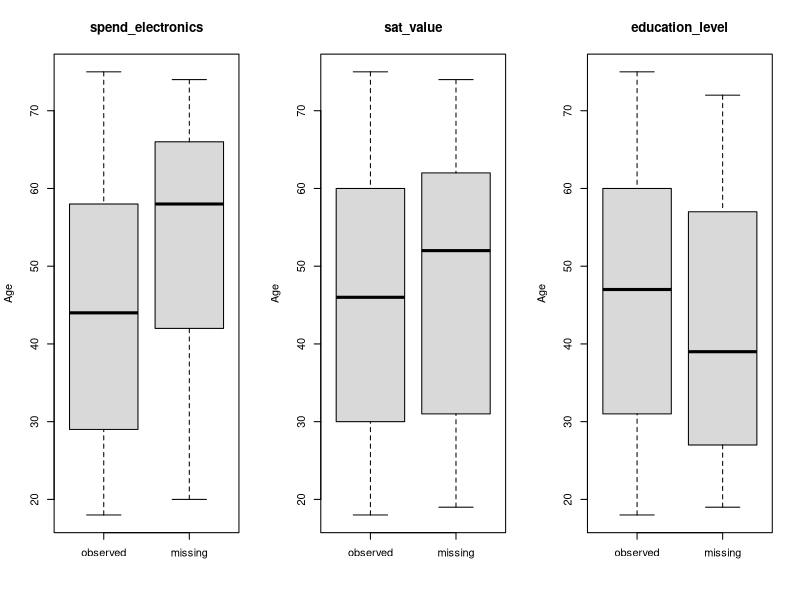
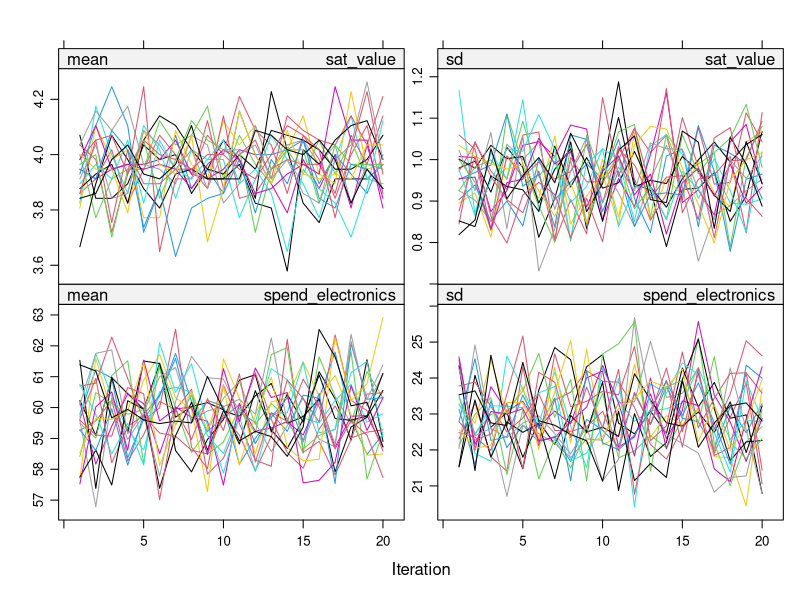
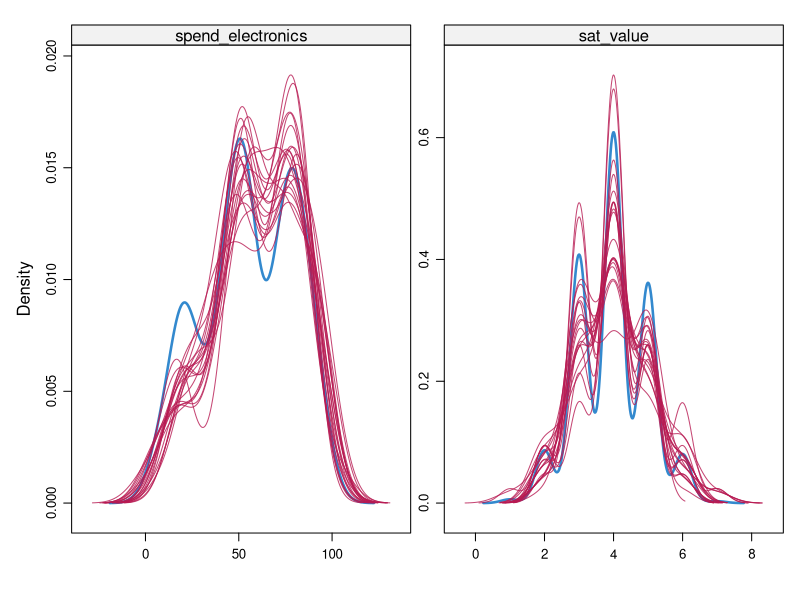
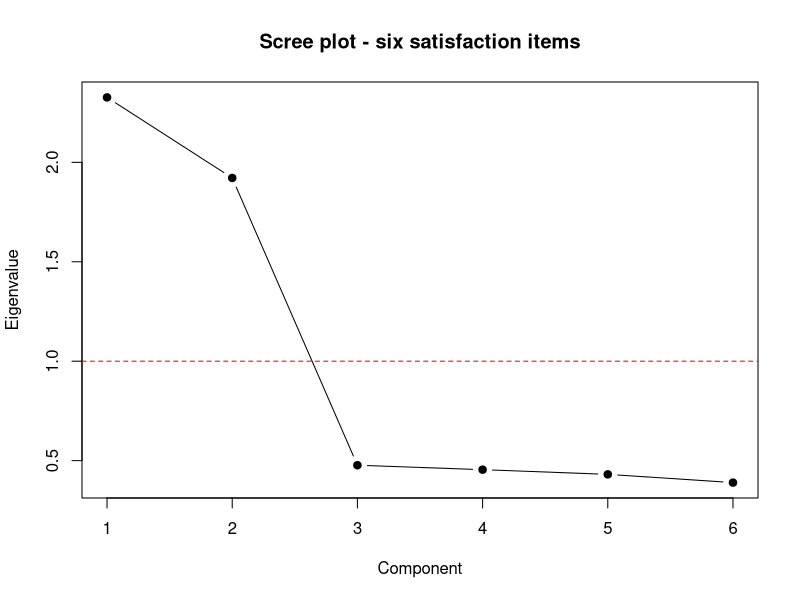
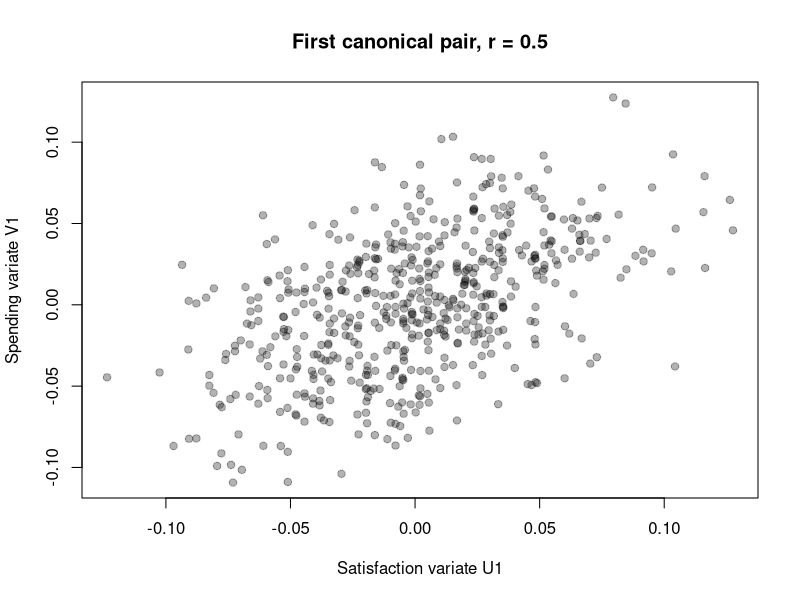
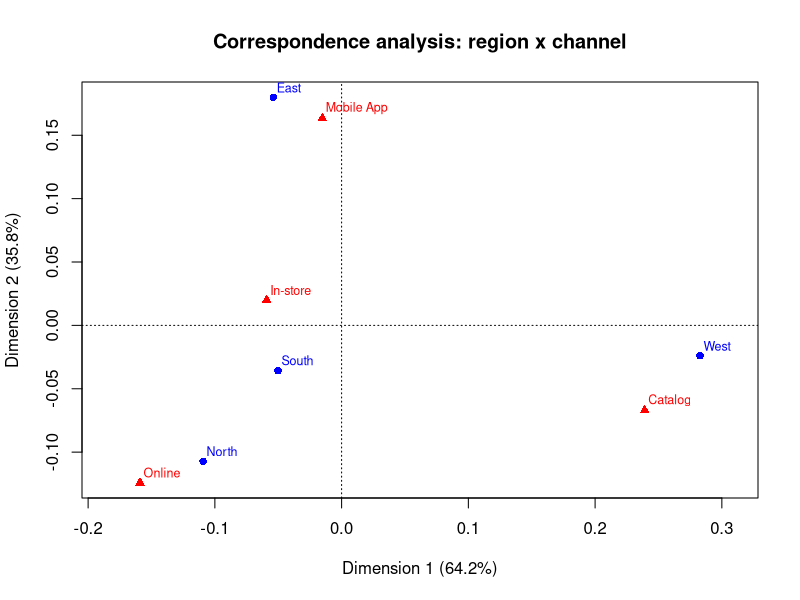
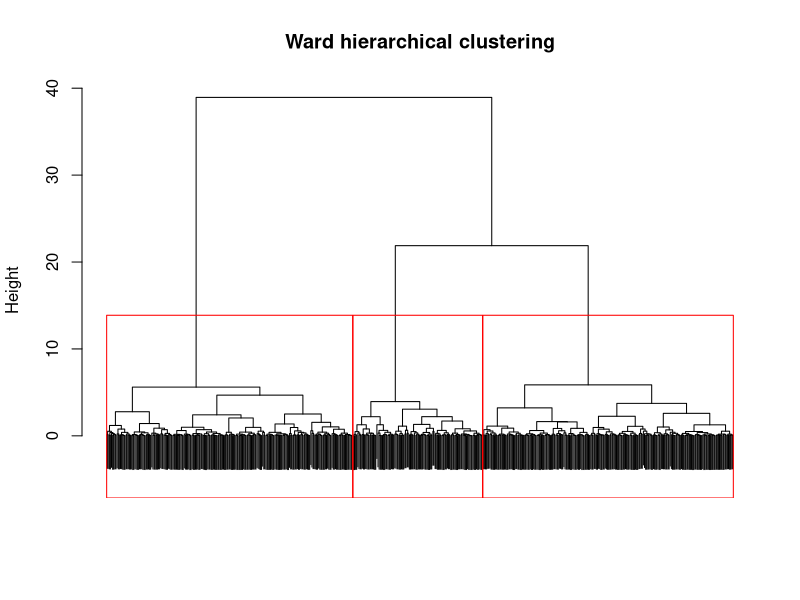
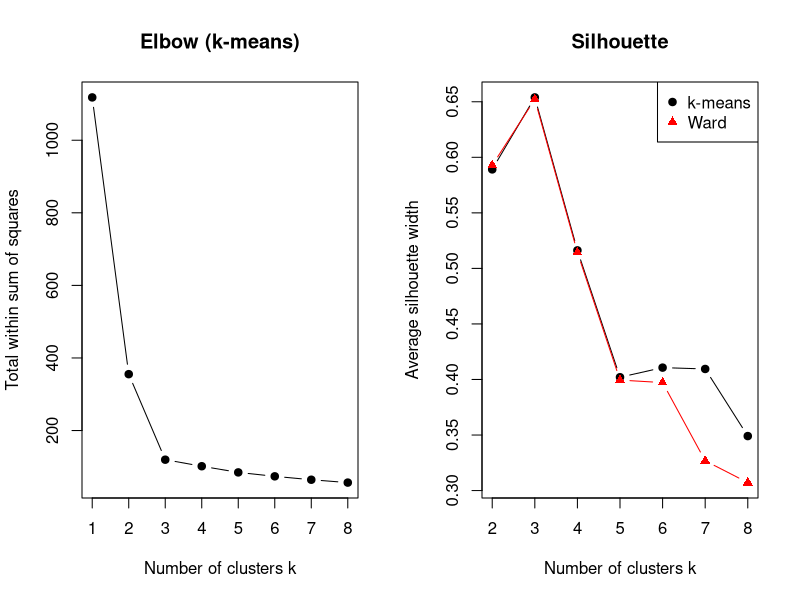

Write R code to recreate these figures, in order.
###############################################################################
##  Customer Analytics at ShopCo -- individual project
##  Modern Computational Methods, Fall 2026
##  Antoine Foucart -- data file: project_data_Y0PV0T.csv
##
##  Run it section by section in RStudio: the plots appear in the Plots pane.
##  All numbers and figures of the report come from this script.
##  The comments give the values obtained with this data file.
##
##  Packages: mice (imputation), survival (Kaplan-Meier, Cox),
##            cluster (silhouette), ca (correspondence analysis),
##            pROC (ROC curve). splines comes with R.
##
##  Sections
##    0. Setup
##    1. Task 1 - Missing values and multiple imputation
##    2. Task 2 - PCA, factor analysis, canonical correlation
##    3. Task 3 - Region x channel (CA) and clustering
##    4. Task 4 - What drives annual spend?
##    5. Task 5 - Who upgrades to premium? (logit / probit)
##    6. Task 6 - Retention program (survival analysis)
###############################################################################


## ---- 0. Setup ---------------------------------------------------------------

library(mice)
library(survival)
library(cluster)
library(ca)
library(pROC)
library(splines)

data <- read.csv("data/project_data_Y0PV0T.csv", stringsAsFactors = TRUE)

# education is an ordered variable: high school < bachelor < graduate
data$education_level <- factor(data$education_level, ordered = TRUE,
                               levels = c("high_school", "bachelor", "graduate"))

str(data)
nrow(data)            # 560 customers

# the six satisfaction items (1-7 scale)
sat_items <- c("sat_price", "sat_value", "sat_promotions",
               "sat_staff", "sat_store", "sat_checkout")


###############################################################################
## ---- 1. TASK 1 - Missing values ------------------------------------------
###############################################################################

## ---- 1a. How much is missing? ----

n_miss   <- colSums(is.na(data))
pct_miss <- round(100 * n_miss / nrow(data), 1)
miss_table <- data.frame(n_missing = n_miss, pct_missing = pct_miss)
miss_table[miss_table$n_missing > 0, ]
# education_level 66 (11.8 %), sat_value 57 (10.2 %), spend_electronics 70 (12.5 %)
# all the other variables are complete

sum(complete.cases(data))     # 384 complete rows out of 560 (69 %)

# missing data pattern (1 = observed, 0 = missing)
md.pattern(data[, c("education_level", "sat_value", "spend_electronics")],
           plot = FALSE)


## ---- 1b. Is missingness related to the observed variables? ----

# For each incomplete variable, compare customers with a missing value
# and customers with an observed value:
#   - numeric variables     -> t-test on the mean
#   - categorical variables -> chi-square test of independence
# If something is significant, MCAR is not plausible.

incomplete <- c("education_level", "sat_value", "spend_electronics")
num_vars   <- c("age", "spend_grocery", "annual_spend", "sat_price", "sat_staff")
cat_vars   <- c("gender", "region", "preferred_channel", "loyalty_program")

miss_tests <- data.frame()

for (v in incomplete) {
  is_miss <- is.na(data[[v]])

  for (x in num_vars) {
    m_miss <- mean(data[[x]][is_miss])
    m_obs  <- mean(data[[x]][!is_miss])
    p <- t.test(data[[x]] ~ is_miss)$p.value
    new_row <- data.frame(incomplete_var = v, compared_with = x,
                          mean_if_missing = round(m_miss, 1),
                          mean_if_observed = round(m_obs, 1),
                          test = "t-test", p_value = round(p, 4))
    miss_tests <- rbind(miss_tests, new_row)
  }

  for (x in cat_vars) {
    p <- chisq.test(table(data[[x]], is_miss))$p.value
    new_row <- data.frame(incomplete_var = v, compared_with = x,
                          mean_if_missing = NA, mean_if_observed = NA,
                          test = "chi-square", p_value = round(p, 4))
    miss_tests <- rbind(miss_tests, new_row)
  }
}
miss_tests
# spend_electronics: missing much more often for OLDER customers
#                    (mean age 53.6 vs 44.4, p < 0.001)
# education_level  : missing much more often in the WEST (p < 0.001)
# sat_value        : no test significant -> MCAR plausible

# Same question with one model per variable: logistic regression of the
# missingness indicator (1 = missing) on all the observed variables
for (v in incomplete) {
  data$miss_ind <- as.numeric(is.na(data[[v]]))
  m <- glm(miss_ind ~ age + gender + region + spend_grocery + annual_spend +
             sat_price + sat_staff + loyalty_program,
           data = data, family = binomial)
  print(v)
  print(round(summary(m)$coefficients, 3))
}
data$miss_ind <- NULL
# education_level  : regionWest significant (p < 0.001), age borderline (p = 0.044)
# sat_value        : nothing significant
# spend_electronics: age significant (p < 0.001)

# share of missing spend_electronics by age group
round(tapply(is.na(data$spend_electronics), cut(data$age, c(17, 35, 50, 65, 75)), mean), 3)
# 0.057 (18-35)  0.111  0.170  0.222 (65-75)

# share of missing education by region
round(tapply(is.na(data$education_level), data$region, mean), 3)
# East 0.079  North 0.063  South 0.087  West 0.281

# Figure: age of customers with / without a value
par(mfrow = c(1, 3))
boxplot(data$age ~ is.na(data$spend_electronics), names = c("observed", "missing"),
        main = "spend_electronics", ylab = "Age", xlab = "", col = "grey85")
boxplot(data$age ~ is.na(data$sat_value), names = c("observed", "missing"),
        main = "sat_value", ylab = "Age", xlab = "", col = "grey85")
boxplot(data$age ~ is.na(data$education_level), names = c("observed", "missing"),
        main = "education_level", ylab = "Age", xlab = "", col = "grey85")
par(mfrow = c(1, 1))


## ---- 1c. Multiple imputation with mice ----

# One method per incomplete variable, chosen from its type:
#   education_level  : ordered factor   -> "polr" (proportional odds model)
#   sat_value        : rating 1-7       -> "pmm"  (only imputes values that exist)
#   spend_electronics: skewed, >= 0     -> "pmm"
meth <- make.method(data)
meth["education_level"]   <- "polr"
meth["sat_value"]         <- "pmm"
meth["spend_electronics"] <- "pmm"
meth[meth != ""]

# all variables are predictors, except the identifier
pred <- make.predictorMatrix(data)
pred[, "customer_id"] <- 0

imp <- mice(data, m = 20, maxit = 20, method = meth, predictorMatrix = pred,
            seed = 2026, printFlag = FALSE)
imp$loggedEvents          # NULL = no problem

# Convergence check: the 20 chains should mix, with no trend
print(plot(imp, c("sat_value", "spend_electronics"), layout = c(2, 2)))

# Observed (blue) vs imputed (red) densities
print(densityplot(imp, ~ spend_electronics + sat_value))

# imp$imp$education_level has one row per missing customer and one column
# per imputed data set: we compare the shares of the imputed values with
# the observed shares
edu_imputed <- unlist(imp$imp$education_level)
round(prop.table(table(data$education_level)), 3)   # observed: 0.298 0.431 0.271
round(prop.table(table(edu_imputed)), 3)            # imputed : 0.289 0.442 0.269


## ---- 1d. Mean of spend_electronics: complete cases vs multiple imputation ----

# (a) complete cases
x_obs   <- data$spend_electronics[!is.na(data$spend_electronics)]
cc_mean <- mean(x_obs)
cc_se   <- sd(x_obs) / sqrt(length(x_obs))
cc_mean                                             # 55.34
c(cc_mean - 1.96 * cc_se, cc_mean + 1.96 * cc_se)   # 95% CI: 53.18 - 57.51

# (b) multiple imputation, pooled with Rubin's rules -- first by hand ...
m <- 20
means <- numeric(m)
vars  <- numeric(m)
for (i in 1:m) {
  di <- complete(imp, i)
  means[i] <- mean(di$spend_electronics)
  vars[i]  <- var(di$spend_electronics) / nrow(di)    # squared standard error
}
Q_bar <- mean(means)              # pooled estimate
U_bar <- mean(vars)               # within-imputation variance
B     <- var(means)               # between-imputation variance
T_var <- U_bar + (1 + 1 / m) * B  # total variance
Q_bar                             # 55.90
sqrt(T_var)                       # se = 1.037

# ... then with mice: same estimate and standard error
mi_fit  <- with(imp, lm(spend_electronics ~ 1))
summary(pool(mi_fit), conf.int = TRUE)
# estimate 55.90, 95% CI 53.87 - 57.94

# mean of the imputed values only
mean(as.matrix(imp$imp$spend_electronics))          # 59.81

# why are the imputed values higher? electronics spend is not related to age
# but it is the mirror image of grocery spend, and the customers with a
# missing value spend a bit less on groceries
cor(data$age, data$spend_electronics, use = "complete.obs")            # 0.003
cor(data$spend_grocery, data$spend_electronics, use = "complete.obs")  # -0.893


###############################################################################
## ---- 2. TASK 2 - What does "satisfaction" mean? -------------------------
###############################################################################

# Exploratory methods -> we use the FIRST completed data set
d1 <- complete(imp, 1)
X  <- d1[, sat_items]

## ---- 2a. PCA on the six satisfaction items ----

R <- cor(X)
round(R, 2)
# two blocks: price / value / promotions (0.52-0.59)
#             staff / store / checkout   (0.54-0.56)
# correlations between the blocks are below 0.16

# PCA by hand: eigen decomposition of the correlation matrix ...
eig <- eigen(R, symmetric = TRUE)
lambda <- eig$values

# ... and with prcomp (scaled data): the eigenvalues are the same
pca <- prcomp(X, scale. = TRUE)
max(abs(lambda - pca$sdev^2))     # about 1e-15

var_tab <- data.frame(component  = 1:6,
                      eigenvalue = round(lambda, 3),
                      pct_var    = round(100 * lambda / sum(lambda), 1),
                      cum_pct    = round(100 * cumsum(lambda) / sum(lambda), 1))
var_tab
# eigenvalues 2.33 and 1.92, then all about 0.4-0.5
# the first two components explain 70.8 % of the variance

sum(lambda > 1)                   # Kaiser rule: keep 2 components
round(pca$rotation[, 1:2], 3)
# PC1: all loadings of the same sign (general satisfaction level)
# PC2: price items (+) against service items (-)

plot(lambda, type = "b", pch = 19, xlab = "Component", ylab = "Eigenvalue",
     main = "Scree plot - six satisfaction items")
abline(h = 1, lty = 2, col = "red")


## ---- 2b. Factor analysis: 2 factors, varimax rotation ----

fa <- factanal(X, factors = 2, rotation = "varimax", scores = "regression")
print(fa, cutoff = 0.3)
# test "2 factors are sufficient": chi2 = 2.14, df = 4, p = 0.71 -> not rejected
# Factor 1: price 0.80, value 0.71, promotions 0.74  -> "Price & Value"
# Factor 2: staff 0.76, store 0.73, checkout 0.74    -> "Store Experience"

# Which column is the "price" factor? (the order of factors is arbitrary)
L <- fa$loadings[, 1:2]
if (abs(L["sat_price", 1]) > abs(L["sat_price", 2])) {
  price_col <- 1
} else {
  price_col <- 2
}
serv_col <- 3 - price_col
price_col        # 1 = Price & Value
serv_col         # 2 = Store Experience


## ---- 2c. Factor scores ----

# Regression (Thomson) scores: F = Z R^{-1} L, with Z the standardised items.
# We write the formula ourselves so we can apply the SAME rule (loadings and
# correlation matrix of data set 1) to each of the 20 imputed data sets
# in Tasks 4 and 5.
mean_X <- colMeans(X)
sd_X   <- apply(X, 2, sd)

make_scores <- function(dat) {
  Z <- scale(dat[, sat_items], center = mean_X, scale = sd_X)
  S <- Z %*% solve(R) %*% L
  data.frame(f_price = S[, price_col], f_service = S[, serv_col])
}

sc1 <- make_scores(d1)
# check: our formula gives exactly the factanal scores
cor(sc1$f_price, fa$scores[, price_col])     # 1
d1$f_price   <- sc1$f_price
d1$f_service <- sc1$f_service


## ---- 2d. Canonical correlation: satisfaction items vs spending ----

Y  <- d1[, c("spend_grocery", "spend_electronics", "annual_spend")]
cc <- cancor(scale(X), scale(Y))
round(cc$cor, 3)        # 0.503 0.166 0.039

# Bartlett's sequential test: row k tests "correlations k, k+1, ... are all 0"
n <- nrow(X); p <- ncol(X); q <- ncol(Y)
r <- length(cc$cor)
bartlett <- data.frame()
for (k in 1:r) {
  wilks <- prod(1 - cc$cor[k:r]^2)
  chi2  <- -(n - 1 - (p + q + 1) / 2) * log(wilks)
  df    <- (p - k + 1) * (q - k + 1)
  bartlett <- rbind(bartlett, data.frame(from = k, chi2 = round(chi2, 2), df = df,
                                         p_value = signif(1 - pchisq(chi2, df), 3)))
}
bartlett
# all 3 = 0 : chi2 = 177.95, df = 18, p < 0.001 -> rejected
# 2 and 3   : chi2 = 16.33,  df = 10, p = 0.09  -> not rejected
# -> only the first canonical correlation (0.50) is significant

# canonical variates and structure correlations (read them like loadings)
U <- scale(X) %*% cc$xcoef[, 1]
V <- scale(Y) %*% cc$ycoef[, 1]
round(cor(X, U), 3)     # price 0.91, value 0.74, promotions 0.82, service items ~ 0
round(cor(Y, V), 3)     # annual_spend 0.98, grocery 0.14, electronics -0.14
# -> satisfaction with prices goes with a higher ANNUAL spend

plot(U, V, pch = 19, col = rgb(0, 0, 0, 0.3),
     xlab = "Satisfaction variate U1", ylab = "Spending variate V1",
     main = paste("First canonical pair, r =", round(cc$cor[1], 2)))


###############################################################################
## ---- 3. TASK 3 - Channels and customer segments --------------------------
###############################################################################

## ---- 3a. Region x preferred channel ----

# region and channel have no missing values: we use the original data
tab <- table(data$region, data$preferred_channel)
tab
round(100 * prop.table(tab, 1), 1)       # row percentages
# West: 36.0 % Catalog (about 20 % elsewhere)
# East: 32.4 % Mobile App, North: 30.4 % Online

chi <- chisq.test(tab)
chi                                      # chi2 = 18.35, df = 9, p = 0.031

cramer_v <- sqrt(chi$statistic / (sum(tab) * (min(dim(tab)) - 1)))
cramer_v                                 # 0.105 -> weak association

# standardised residuals (|value| > 2 = cell that departs from independence)
round(chi$stdres, 2)
# West-Catalog +3.26, East-Mobile App +2.19, North-Online +2.04


## ---- 3b. Correspondence analysis ----

# CA by hand: SVD of the matrix of standardised residuals
P_mat <- tab / sum(tab)                  # relative frequencies
r_mass <- rowSums(P_mat)                 # row masses
c_mass <- colSums(P_mat)                 # column masses
S_res <- diag(1 / sqrt(r_mass)) %*% (P_mat - r_mass %*% t(c_mass)) %*% diag(1 / sqrt(c_mass))
inertias <- svd(S_res)$d^2
round(inertias, 6)                       # 0.021036 0.011733 (third ~ 0)
sum(inertias)                            # total inertia 0.0328 ...
chi$statistic / sum(tab)                 # ... = chi2 / n

# ... and with the ca package (same inertias, plus contributions)
ca_res <- ca(tab)
summary(ca_res)
# dimension 1 (64.2 %): West and Catalog against North and Online
# dimension 2 (35.8 %): East and Mobile App

plot(ca_res, main = "Correspondence analysis: region x channel")


## ---- 3c. Clustering on grocery and electronics spend ----

# completed data set 1, both variables standardised so they count equally
S <- scale(d1[, c("spend_grocery", "spend_electronics")])

# (a) Ward hierarchical clustering
hc <- hclust(dist(S), method = "ward.D2")
plot(hc, labels = FALSE, main = "Ward hierarchical clustering", xlab = "", sub = "")
rect.hclust(hc, k = 3, border = "red")

# (b) k-means for k = 1..8: elbow (within SS) and average silhouette
set.seed(2026)
wss <- numeric(8)
sil <- numeric(8)
for (k in 1:8) {
  km_k <- kmeans(S, centers = k, nstart = 25)
  wss[k] <- km_k$tot.withinss
  if (k > 1) {
    sil[k] <- mean(silhouette(km_k$cluster, dist(S))[, 3])
  }
}
data.frame(k = 1:8, within_SS = round(wss, 1), avg_silhouette = round(sil, 3))
# within SS: 1118, 355, 120, 102, ... -> elbow at k = 3
# silhouette is highest at k = 3 (0.654)

sil_hc <- numeric(8)
for (k in 2:8) {
  sil_hc[k] <- mean(silhouette(cutree(hc, k), dist(S))[, 3])
}
round(sil_hc[2:8], 3)     # Ward: also highest at k = 3 (0.652)

par(mfrow = c(1, 2))
plot(1:8, wss, type = "b", pch = 19, xlab = "Number of clusters k",
     ylab = "Total within sum of squares", main = "Elbow (k-means)")
plot(2:8, sil[2:8], type = "b", pch = 19, xlab = "Number of clusters k",
     ylab = "Average silhouette width", main = "Silhouette",
     ylim = range(c(sil[2:8], sil_hc[2:8])))
lines(2:8, sil_hc[2:8], type = "b", pch = 17, col = "red")
legend("topright", c("k-means", "Ward"), col = c("black", "red"), pch = c(19, 17))
par(mfrow = c(1, 1))

# Final choice: k = 3 (elbow + highest silhouette for both methods)
K <- 3
set.seed(2026)
km <- kmeans(S, centers = K, nstart = 25)
hc_cl <- cutree(hc, K)
table(kmeans = km$cluster, hierarchical = hc_cl)   # only 2 customers differ

# Adjusted Rand index (1 = identical partitions), same function as in the course
ari <- function(a, b) {
  tab <- table(a, b)
  n   <- sum(tab)
  s   <- sum(choose(tab, 2))
  sa  <- sum(choose(rowSums(tab), 2))
  sb  <- sum(choose(colSums(tab), 2))
  e   <- sa * sb / choose(n, 2)
  (s - e) / ((sa + sb) / 2 - e)
}
ari(km$cluster, hc_cl)    # 0.989 -> the two methods agree


## ---- 3d. Profile of the segments ----

d1$cluster <- km$cluster
profile <- aggregate(cbind(spend_grocery, spend_electronics, annual_spend, age,
                           f_price, f_service, premium_upgrade) ~ cluster,
                     data = d1, FUN = mean)
profile$size <- as.vector(table(d1$cluster))
round(profile, 2)

# Names read from the cluster centres printed above:
#   cluster 1: grocery 80, electronics 20 (115 customers) -> Grocery Loyalists
#   cluster 2: grocery 19, electronics 80 (219 customers) -> Tech Enthusiasts
#   cluster 3: about 50 EUR on each       (226 customers) -> Balanced Shoppers
seg_name <- c("Grocery Loyalists", "Tech Enthusiasts", "Balanced Shoppers")
d1$segment <- factor(seg_name[d1$cluster],
                     levels = c("Balanced Shoppers", "Grocery Loyalists", "Tech Enthusiasts"))
table(d1$segment, d1$preferred_channel)

cols <- c("grey50", "darkgreen", "steelblue")
plot(d1$spend_grocery, d1$spend_electronics, col = cols[d1$segment], pch = 19,
     xlab = "Monthly grocery spend (EUR)", ylab = "Monthly electronics spend (EUR)",
     main = "Customer segments (k-means, k = 3)")
legend("topright", levels(d1$segment), col = cols, pch = 19, bty = "n")


# Data sets for Tasks 4 and 5: for each of the 20 imputed data sets we add
# the factor scores (recomputed with the imputed sat_value) and the segment
# (from data set 1). Models are then fitted on each data set and pooled.
data_list <- list()
for (i in 1:20) {
  di <- complete(imp, i)
  sc <- make_scores(di)
  di$f_price   <- sc$f_price
  di$f_service <- sc$f_service
  di$segment   <- d1$segment
  di$education <- factor(di$education_level, ordered = FALSE,
                         levels = c("high_school", "bachelor", "graduate"))
  data_list[[i]] <- di
}


###############################################################################
## ---- 4. TASK 4 - What drives annual spend? -------------------------------
###############################################################################

## ---- 4a. Linear effect of age ----

# age and annual_spend are complete: ordinary lm on the original data
m_lin <- lm(annual_spend ~ age, data = data)
summary(m_lin)
# annual_spend = 579 + 2.95 * age, R2 = 0.13


## ---- 4b. Non-linear effect of age ----

m_quad <- lm(annual_spend ~ age + I(age^2), data = data)
m_ns   <- lm(annual_spend ~ ns(age, df = 3), data = data)

par(mfrow = c(1, 2))
plot(data$age, residuals(m_lin), pch = 19, col = rgb(0, 0, 0, 0.3),
     xlab = "Age", ylab = "Residual (EUR)", main = "Residuals of linear model")
abline(h = 0, col = "red")
lines(lowess(data$age, residuals(m_lin)), col = "blue", lwd = 2)
plot(data$age, data$annual_spend, pch = 19, col = rgb(0, 0, 0, 0.3),
     xlab = "Age", ylab = "Annual spend (EUR)", main = "Fitted age effects")
age_grid <- data.frame(age = 18:75)
lines(age_grid$age, predict(m_lin, age_grid), col = "red", lwd = 2)
lines(age_grid$age, predict(m_quad, age_grid), col = "darkgreen", lwd = 2)
lines(age_grid$age, predict(m_ns, age_grid), col = "blue", lwd = 2, lty = 2)
legend("bottomleft", c("linear", "quadratic", "spline df=3"),
       col = c("red", "darkgreen", "blue"), lty = c(1, 1, 2), lwd = 2, bty = "n")
par(mfrow = c(1, 1))
# the residuals have an inverted-U shape: the linear model is not adequate

# partial F-tests (nested models) and AIC
anova(m_lin, m_quad)        # F = 51.8, p < 0.001
anova(m_lin, m_ns)          # F = 25.4, p < 0.001
AIC(m_lin, m_quad, m_ns)    # 7013 / 6966 / 6968 -> keep the quadratic model
summary(m_quad)$coefficients

b <- coef(m_quad)
-b[2] / (2 * b[3])          # peak age 54.7 (quadratic)

p_ns <- predict(m_ns, age_grid)
age_grid$age[which.max(p_ns)]    # peak age 55 (spline) ...
max(p_ns)                        # ... with a predicted spend of 774 EUR

predict(m_quad, data.frame(age = c(20, 45, 70)))   # 575.8  754.8  732.6


## ---- 4c. Full model, pooled over the 20 imputed data sets ----

fits_full  <- list()
fits_noseg <- list()
fits_nosat <- list()
fits_age   <- list()
for (i in 1:20) {
  di <- data_list[[i]]
  fits_full[[i]]  <- lm(annual_spend ~ age + I(age^2) + f_price + f_service + segment, data = di)
  fits_noseg[[i]] <- lm(annual_spend ~ age + I(age^2) + f_price + f_service, data = di)
  fits_nosat[[i]] <- lm(annual_spend ~ age + I(age^2) + segment, data = di)
  fits_age[[i]]   <- lm(annual_spend ~ age + I(age^2), data = di)
}
# as.mira() turns our list of models into an object that pool() accepts
fits_full  <- as.mira(fits_full)
fits_noseg <- as.mira(fits_noseg)
fits_nosat <- as.mira(fits_nosat)
fits_age   <- as.mira(fits_age)

pool_full <- pool(fits_full)
summary(pool_full, conf.int = TRUE)
# f_price                 +68.1 EUR per SD  (p < 0.001)
# f_service                -1.4 EUR         (p = 0.75, no effect)
# Grocery Loyalists       +56.8 EUR vs Balanced Shoppers
# Tech Enthusiasts        -56.5 EUR vs Balanced Shoppers

pool.r.squared(fits_full)     # R2 = 0.52
pool.r.squared(fits_age)      # R2 = 0.20 with age and age^2 only

# pooled Wald tests: do the segments matter? do the satisfaction scores matter?
D1(fits_full, fits_noseg)     # segments    : F = 56,  p < 0.001
D1(fits_full, fits_nosat)     # satisfaction: F = 113, p < 0.001

est <- pool_full$pooled$estimate
-est[2] / (2 * est[3])        # peak age still 54.7


###############################################################################
## ---- 5. TASK 5 - Who upgrades to premium? --------------------------------
###############################################################################

## ---- 5a. Logit and probit, pooled over the 20 imputed data sets ----

mean(data$premium_upgrade)    # 35.7 % upgraded

fits_logit  <- list()
fits_probit <- list()
for (i in 1:20) {
  di <- data_list[[i]]
  fits_logit[[i]]  <- glm(premium_upgrade ~ education + spend_grocery + f_price + f_service,
                          data = di, family = binomial(link = "logit"))
  fits_probit[[i]] <- glm(premium_upgrade ~ education + spend_grocery + f_price + f_service,
                          data = di, family = binomial(link = "probit"))
}
pool_logit  <- pool(as.mira(fits_logit))
pool_probit <- pool(as.mira(fits_probit))

# logit - odds ratios
summary(pool_logit, conf.int = TRUE, exponentiate = TRUE)
# bachelor 1.86, graduate 2.81 (vs high school)
# grocery spend 1.024 per EUR, f_price 0.88 (n.s.), f_service 2.99

b_logit <- pool_logit$pooled$estimate
exp(10 * b_logit[4])          # odds ratio 1.272 for +10 EUR grocery spend

# probit - coefficients (same signs and significance)
summary(pool_probit, conf.int = TRUE)

# logit coefficients are about 1.6-1.8 times the probit ones
b_probit <- pool_probit$pooled$estimate
compare <- data.frame(term   = pool_logit$pooled$term,
                      logit  = round(b_logit, 3),
                      probit = round(b_probit, 3),
                      ratio  = round(b_logit / b_probit, 2))
compare                       # ratios between 1.63 and 1.76


## ---- 5b. Predicted probabilities ----

# average of the fitted probabilities over the 20 data sets
p_logit  <- rep(0, nrow(data))
p_probit <- rep(0, nrow(data))
for (i in 1:20) {
  p_logit  <- p_logit  + fitted(fits_logit[[i]])  / 20
  p_probit <- p_probit + fitted(fits_probit[[i]]) / 20
}
cor(p_logit, p_probit)            # 0.9996
max(abs(p_logit - p_probit))      # 0.015 -> the link does not matter

plot(p_logit, p_probit, pch = 19, col = rgb(0, 0, 0, 0.3),
     xlab = "P(upgrade) - logit", ylab = "P(upgrade) - probit",
     main = "Logit vs probit predictions")
abline(0, 1, col = "red")


## ---- 5c. ROC curve, AUC and threshold ----

roc_logit  <- roc(data$premium_upgrade, p_logit, quiet = TRUE)
roc_probit <- roc(data$premium_upgrade, p_probit, quiet = TRUE)
auc(roc_logit)                    # 0.769
ci.auc(roc_logit)                 # 95% CI 0.728 - 0.810
auc(roc_probit)                   # 0.769 (same)

# Youden threshold: maximises sensitivity + specificity
best <- coords(roc_logit, "best", best.method = "youden",
               ret = c("threshold", "sensitivity", "specificity"))
best                              # threshold 0.311, sens. 0.775, spec. 0.625
thr <- best$threshold[1]

plot(roc_logit, main = paste("ROC curve - AUC =", round(auc(roc_logit), 3)),
     legacy.axes = TRUE)
points(best$specificity[1], best$sensitivity[1], pch = 19, col = "red")

# confusion matrices at 0.5 and at the Youden threshold
y <- data$premium_upgrade
for (t in c(0.5, thr)) {
  pred_class <- as.numeric(p_logit >= t)
  TP <- sum(pred_class == 1 & y == 1)
  TN <- sum(pred_class == 0 & y == 0)
  FP <- sum(pred_class == 1 & y == 0)
  FN <- sum(pred_class == 0 & y == 1)
  print(table(predicted = pred_class, actual = y))
  print(round(c(threshold   = t,
                accuracy    = (TP + TN) / length(y),
                sensitivity = TP / (TP + FN),
                specificity = TN / (TN + FP),
                precision   = TP / (TP + FP)), 3))
}
# threshold 0.5  : accuracy 0.736, sensitivity 0.475, specificity 0.881
# threshold 0.311: accuracy 0.679, sensitivity 0.775, specificity 0.625


###############################################################################
## ---- 6. TASK 6 - Did the retention program work? ------------------------
###############################################################################

# all the variables used here are complete: no imputation needed

## ---- 6a. Raw numbers ----

table(loyalty = data$loyalty_program, churn = data$churn_event)
round(prop.table(table(data$loyalty_program, data$churn_event), 1), 3)
# churn_event = 1 for 53.9 % (not enrolled) and 35.5 % (enrolled)
# but this ignores censoring: the follow-up time is not the same for everybody

aggregate(months_observed ~ loyalty_program, data = data, FUN = mean)   # 6.6 / 7.6 months
table(loyalty = data$loyalty_program,
      censored_before_6 = data$churn_event == 0 & data$months_observed < 6)


## ---- 6b. Kaplan-Meier curves and log-rank test ----

km_fit <- survfit(Surv(months_observed, churn_event) ~ loyalty_program, data = data)
km_fit                                   # median 8.5 months (not enrolled), not reached (enrolled)
summary(km_fit, times = c(3, 6, 9, 11.8))
# still a customer at 6 months   : 64.1 % vs 77.7 %
# still a customer at 11.8 months: 33.5 % vs 56.4 %

plot(km_fit, col = c("red", "blue"), lwd = 2, conf.int = TRUE,
     xlab = "Months since start of observation", ylab = "Share still a customer",
     main = "Kaplan-Meier retention curves")
legend("bottomleft", c("Not enrolled", "Enrolled in program"),
       col = c("red", "blue"), lwd = 2, bty = "n")

survdiff(Surv(months_observed, churn_event) ~ loyalty_program, data = data)
# log-rank: chi2 = 21.3, df = 1, p < 0.001


## ---- 6c. Cox model and proportional hazards ----

cox <- coxph(Surv(months_observed, churn_event) ~ loyalty_program + age, data = data)
summary(cox)
# loyalty_program: HR = 0.545 (95% CI 0.42 - 0.70), p < 0.001
# age            : HR = 1.009 per year, p = 0.019

hr <- exp(coef(cox))
100 * (1 - hr[1])                        # enrolled customers leave at a rate 45.5 % lower
100 * (exp(10 * coef(cox)[2]) - 1)       # +9.7 % churn rate per 10 years of age

zph <- cox.zph(cox)
zph               # p = 0.15 (program), 0.52 (age), 0.31 (global)
                  # -> no evidence against proportional hazards

par(mfrow = c(1, 2))
plot(zph[1], main = "Schoenfeld residuals: loyalty_program")
abline(h = coef(cox)[1], col = "red", lty = 2)
plot(zph[2], main = "Schoenfeld residuals: age")
abline(h = coef(cox)[2], col = "red", lty = 2)
par(mfrow = c(1, 1))


## ---- 6d. Discrete time: did the customer leave within 6 months? ----

# Customers censored before month 6 are removed: we do not know whether
# they would have left before month 6 or not.
d6 <- data[!(data$churn_event == 0 & data$months_observed < 6), ]
d6$left6 <- as.numeric(d6$churn_event == 1 & d6$months_observed <= 6)
nrow(d6)                  # 463 customers kept (97 removed)
round(prop.table(table(d6$loyalty_program, d6$left6), 1), 3)

lg6 <- glm(left6 ~ loyalty_program + age, data = d6, family = binomial(link = "logit"))
pb6 <- glm(left6 ~ loyalty_program + age, data = d6, family = binomial(link = "probit"))
summary(lg6)$coefficients     # loyalty -0.677 (p = 0.001), age 0.0133 (p = 0.034)
summary(pb6)$coefficients     # loyalty -0.413 (p < 0.001), age 0.0081 (p = 0.032)

# odds ratios (logit)
round(exp(cbind(OR = coef(lg6), confint.default(lg6))), 3)   # program: OR = 0.51 (0.34 - 0.76)
round(coef(lg6) / coef(pb6), 2)                               # ratio logit / probit: about 1.64

# predicted probability of leaving within 6 months at the mean age
# (not enrolled / enrolled)
nd <- data.frame(loyalty_program = c(0, 1), age = mean(d6$age))
predict(lg6, nd, type = "response")       # logit : 0.381  0.238
predict(pb6, nd, type = "response")       # probit: 0.382  0.238
1 - summary(km_fit, times = 6)$surv       # Kaplan-Meier: 0.359  0.223


## ---- Session info ----
sessionInfo()
